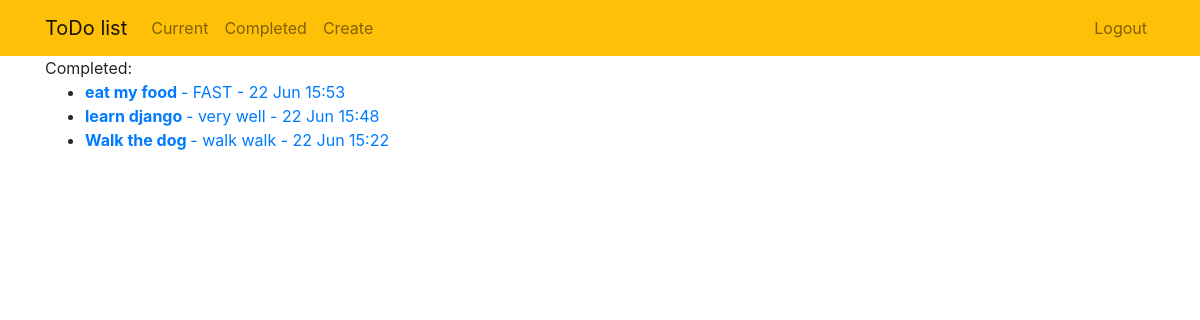
The app's page /completed/ (signed in) with its own data.
### todo/models.py (models this page shows, shortened)
class ToDo(models.Model):
    title = models.CharField(max_length=100)
    memo = models.TextField(blank=True)  # Not necessary
    created = models.DateTimeField(auto_now_add=True)
    datecomleted = models.DateTimeField(null=True, blank=True)
    important = models.BooleanField(default=False)
    user = models.ForeignKey(User, on_delete=models.CASCADE)

### todo/views.py (the view)
# urls.py: path('completed/', views.completedtodos, name='completedtodos'),  # Completed ToDos page
@login_required
def completedtodos(request):
    todos = ToDo.objects.filter(user=request.user, datecomleted__isnull=False).order_by('-datecomleted')
    context = {'todos': todos}
    return render(request, 'todo/completedtodos.html', context)

### todo/templates/todo/completedtodos.html
{% extends 'todo/base.html' %}
{% block content %}
    Completed:
    <ul>
        {% for todo in todos %}
        <li>
            <a href="{% url 'todo:viewtodo' todo.id %}">
            {% if todo.important %} <b> {% endif %}
                {{ todo.title }}
            {% if todo.important %} </b> {% endif %}
            {% if todo.memo %} - {{ todo.memo }}{% endif %}
             - {{ todo.datecomleted|date:'j M H:i' }}
            </a>
        </li>
        {% endfor %}
    </ul>
{% endblock %}

### records on screen
ToDo: title "eat my food", memo "FAST", datecomleted "22 Jun 15:53"
ToDo: title "learn django", memo "very well", datecomleted "22 Jun 15:48"
ToDo: title "Walk the dog", memo "walk walk", datecomleted "22 Jun 15:22"
